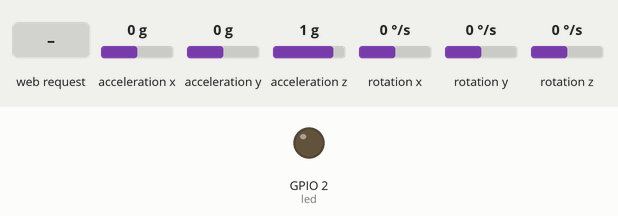
Simulated run of this program. Board: ESP32. Parts: output pins drawn as LEDs (lit = HIGH). Wiring (inferred from the names in the program): MPU-6050 motion sensor at I2C address 0x68. Dashed ring = blinking. Inputs (shaded band) come from the test bench; at power-on: acceleration x 0 g, acceleration y 0 g, acceleration z 1 g, rotation x 0 °/s, rotation y 0 °/s, rotation z 0 °/s. WiFi joins after 1.5 s; servers stay silent unless stated; the local clock reads 2024-03-15 10:24:30 at power-on unless the program sets it; storage starts empty; what the program prints to the serial monitor is not drawn.

Above: at 3.2 s.
3.3 s: HTTP request GET /serve_txt received
At 4.2 s:
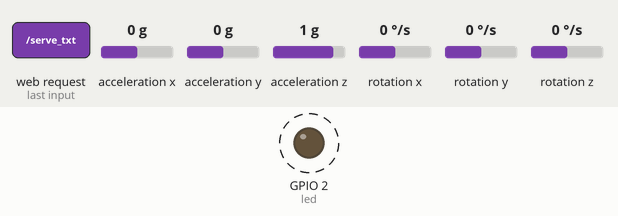
Timing chart, 0 to 10.3 s (numbered marks = the images above; inputs shaded):
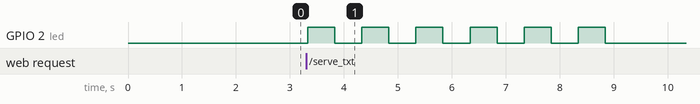

The program:

main.cpp
```cpp
#include <WiFi.h>
#include <ESPAsyncWebServer.h>
#include "SPIFFS.h"
#include <Wire.h>
#include <MPU6050.h>
#include <Arduinojson.h>
#include <string>
#include <sstream>
#include <iostream>
#include <FS.h>
#include <time.h>
#include <esp_log.h>
#include "soc/rtc_wdt.h"
#include <AsyncTCP.h>
#include <Arduino.h>
#include <AsyncWebSocket.h>
#include <Ticker.h>


const char* ssid = "243";
const char* password =  "2344";
const int led = 2;
long accelX, accelY, accelZ;
float gForceX, gForceY, gForceZ;
long gyroX, gyroY, gyroZ;
float rotX, rotY, rotZ;

int n = 0;
const char* ntpServer = "pool.ntp.org";
const long gmtOffset_sec = -10800;
const int daylightOffset_sec = 3600;

DynamicJsonDocument doc(1024);
char buffer[1024];
uint32_t timenow = 0;

Ticker messageSender;
bool sendMessageFlag = false;

const char html[] = "<!DOCTYPE html>\n"
"<html lang=\"en\">\n"
"<head>\n"
"    <meta charset=\"UTF-8\">\n"
"    <meta http-equiv=\"X-UA-Compatible\" content=\"IE=edge\">\n"
"    <meta name=\"viewport\" content=\"width=device-width, initial-scale=1.0\">\n"
"    <title>MPU6050 Micro Eletro Mechanical Sensor</title>\n"
"</head>\n"
"<script src=\"https://cdnjs.cloudflare.com/ajax/libs/Chart.js/2.9.4/Chart.js\"></script>\n"
"\n"
"<span style=\"color: blue;\">\n"
"    <h1>Giro</h1>\n"
"    <p><span id='GiroX'>'%STATE%'</span></p>\n"
"  <!--   <p><span id='GiroY'>0</span></p>\n"
"    <p><span id='GiroZ'>00</span></p>\n"
"    <h1>Accel</h1>\n"
"    <p><span id='AccelX'>0</span></p>\n"
"    <p><span id='AccelY'>0</span></p>\n"
"    <p><span id='AccelZ'>0</span></p> -->\n"
"\n"
"\n"
"\n"
"</span>\n"
"<body>\n"
" <canvas id=\"myChart\" style=\"width:100%;max-width:700px\"></canvas>\n"
"    <script>\n"
"        var Socket;\n"
"        function init() {\n"
"            Socket = new WebSocket('ws://192.168.0.64:5555/ws');\n"
"            Socket.onmessage = function (event) {\n"
"                processCommand(event);\n"
"            };    \n"
"        }\n"
"        function processCommand(event)  {\n"
"            document.getElementById('GiroX').innerHTML = event.data;\n"
"            console.log(event.data);            \n"
"        }\n"
"        window.onload = function (event) {\n"
"            init();\n"
"        }\n"
"    </script>\n"
"    <script>\n"
"        var xyValues = [\n"
"          {x:50, y:7},\n"
"          {x:60, y:8},\n"
"          {x:70, y:8},\n"
"          {x:80, y:9},\n"
"          {x:90, y:9},\n"
"          {x:100, y:9},\n"
"          {x:110, y:10},\n"
"          {x:120, y:11},\n"
"          {x:130, y:14},\n"
"          {x:140, y:14},\n"
"          {x:150, y:15}\n"
"        ];\n"
"        \n"
"        new Chart(\"myChart\", {\n"
"          type: \"scatter\",\n"
"          data: {\n"
"            datasets: [{\n"
"              pointRadius: 4,\n"
"              pointBackgroundColor: \"rgb(0,0,255)\",\n"
"              data: xyValues\n"
"            }]\n"
"          },\n"
"          options: {\n"
"            legend: {display: false},\n"
"            scales: {\n"
"              xAxes: [{ticks: {min: 40, max:160}}],\n"
"              yAxes: [{ticks: {min: 6, max:16}}],\n"
"            }\n"
"          }\n"
"        });\n"
"        </script>\n"
"\n"
"</body>\n"
"</html>";

AsyncWebServer server(5555); /* object of class AsyncWebServer needed to configure the HTTP asynchronous webserver. */
AsyncWebSocket ws("/ws");

void onWsEvent(AsyncWebSocket * server,
               AsyncWebSocketClient * client,
               AwsEventType type,
               void * arg,
               uint8_t *data,
               size_t len) {

  if(type == WS_EVT_CONNECT){
    Serial.println("Client Connected");

  } else if(type == WS_EVT_DISCONNECT){
    Serial.println("Client disconnected");
  }
}

void setupMPU(){
  Wire.beginTransmission(0b1101000); //This is the I2C address of the MPU (b1101000/b1101001 for AC0 low/high datasheet sec. 9.2)
  Wire.write(0x6B); //Accessing the register 6B - Power Management (Sec. 4.28)
  Wire.write(0b00000000); //Setting SLEEP register to 0. (Required; see Note on p. 9)
  Wire.endTransmission();
  Wire.beginTransmission(0b1101000); //I2C address of the MPU
  Wire.write(0x1B); //Accessing the register 1B - Gyroscope Configuration (Sec. 4.4)
  Wire.write(0x00000000); //Setting the gyro to full scale +/- 250deg./s
  Wire.endTransmission();
  Wire.beginTransmission(0b1101000); //I2C address of the MPU
  Wire.write(0x1C); //Accessing the register 1C - Acccelerometer Configuration (Sec. 4.5)
  Wire.write(0b00000000); //Setting the accel to +/- 2g
  Wire.endTransmission();
  Serial.println("Done MPU Setup");
}

void recordAccelRegisters() {
  Wire.beginTransmission(0b1101000); //I2C address of the MPU
  Wire.write(0x3B); //Starting register for Accel Readings
  Wire.endTransmission();
  Wire.requestFrom(0b1101000,6); //Request Accel Registers (3B - 40)
  while(Wire.available() < 6);
  accelX = Wire.read()<<8|Wire.read(); //Store first two bytes into accelX
  accelY = Wire.read()<<8|Wire.read(); //Store middle two bytes into accelY
  accelZ = Wire.read()<<8|Wire.read(); //Store last two bytes into accelZ
 /* processAccelData();*/
}

void recordGyroRegisters() {
  Wire.beginTransmission(0b1101000); //I2C address of the MPU
  Wire.write(0x43); //Starting register for Gyro Readings
  Wire.endTransmission();
  Wire.requestFrom(0b1101000,6); //Request Gyro Registers (43 - 48)
  while(Wire.available() < 6);
  gyroX = Wire.read()<<8|Wire.read(); //Store first two bytes into accelX
  gyroY = Wire.read()<<8|Wire.read(); //Store middle two bytes into accelY
  gyroZ = Wire.read()<<8|Wire.read(); //Store last two bytes into accelZ

}

void SPIFFSinit() {

  if (!SPIFFS.begin(true)){
    Serial.println("Error mounting SPIFFS File System!");
    return;
  }
}

void FileWriter() {

  File FiletoWrite = SPIFFS.open("/test.txt", FILE_WRITE);


  if (!FiletoWrite) {

    Serial.println("Error while opening file for writing.");
    return;

  }

  if (FiletoWrite.print(buffer)) {
    digitalWrite(led,HIGH);
    delay(500);
    digitalWrite(led,LOW);
    delay(500);
    digitalWrite(led,HIGH);
    delay(500);
    digitalWrite(led,LOW);
    delay(500);
    digitalWrite(led,HIGH);
    delay(500);
    digitalWrite(led,LOW);
    delay(500);

    Serial.println("File successfully writen.");
    } else {
      Serial.println("Could not write to file.");
     }


  FiletoWrite.close();

}

void serializeJsonDocument() {

    doc["Gyrox"] = gyroX;
    doc["Gyroy"] = gyroY;
    doc["Gyroz"] = gyroZ;
    doc["Accex"] = accelX;
    doc["Accey"] = accelY;
    doc["Accez"] = accelZ;
    doc["Time"] = esp_log_timestamp();


    serializeJsonPretty(doc, buffer);

}

void initWiFi() {
  WiFi.mode(WIFI_STA);
  WiFi.begin(ssid, password);
  Serial.print("Connecting to WiFi ..");
  while (WiFi.status() != WL_CONNECTED) {
    Serial.print('.');
    delay(1000);
  }
  Serial.print("Local IP: ");
  Serial.println(WiFi.localIP());
  Serial.println(WiFi.macAddress());
}

String processor(const String& var)
{

  Serial.println(var+" will be "+ buffer);

  if(var == "STATE"){
    return String(buffer);
  }

  return String();
}

void sendMessages() {
  sendMessageFlag = true;
}

void setup(){
  configTime(gmtOffset_sec, daylightOffset_sec, ntpServer);
  Serial.begin(115200);
  pinMode(led,OUTPUT);
  initWiFi();
  SPIFFSinit();
  Wire.begin();
  setupMPU();


  server.on("/", HTTP_GET, [](AsyncWebServerRequest *request){
    request->send_P(200, "text/html", html, processor );


  });

    server.on("/serve_txt", HTTP_GET, [](AsyncWebServerRequest *request){
    recordAccelRegisters();
    recordGyroRegisters();
    serializeJsonDocument();
    FileWriter();
    request->send(SPIFFS, "/test.txt", "text/txt", true);
    Serial.println("SPIFFS file system served txt file");
    digitalWrite(led,HIGH);
    delay(500);
    digitalWrite(led,LOW);
    delay(500);
    digitalWrite(led,HIGH);
    delay(500);
    digitalWrite(led,LOW);
    delay(500);
    digitalWrite(led,HIGH);
    delay(500);
    digitalWrite(led,LOW);
    delay(500);
  });


  ws.onEvent(onWsEvent);
  server.addHandler(&ws);
  server.begin();
  messageSender.attach(12.0, sendMessages);


}

void loop(){
 ws.cleanupClients();
 recordAccelRegisters();
 recordGyroRegisters();
 serializeJsonDocument();

 if (sendMessageFlag) {
    // Generate or retrieve the message you want to send
    String message = buffer;

    // Send the message to all connected clients
    ws.textAll(message);

    // Reset the flag
    sendMessageFlag = true;
  }


 delay(500);

}
```

Measured:
- after the input at 3.3 s, GPIO 2 (led): alternates HIGH for 0.50 s and LOW for 0.50 s, 12 changes in all, then stays LOW, starting at once
